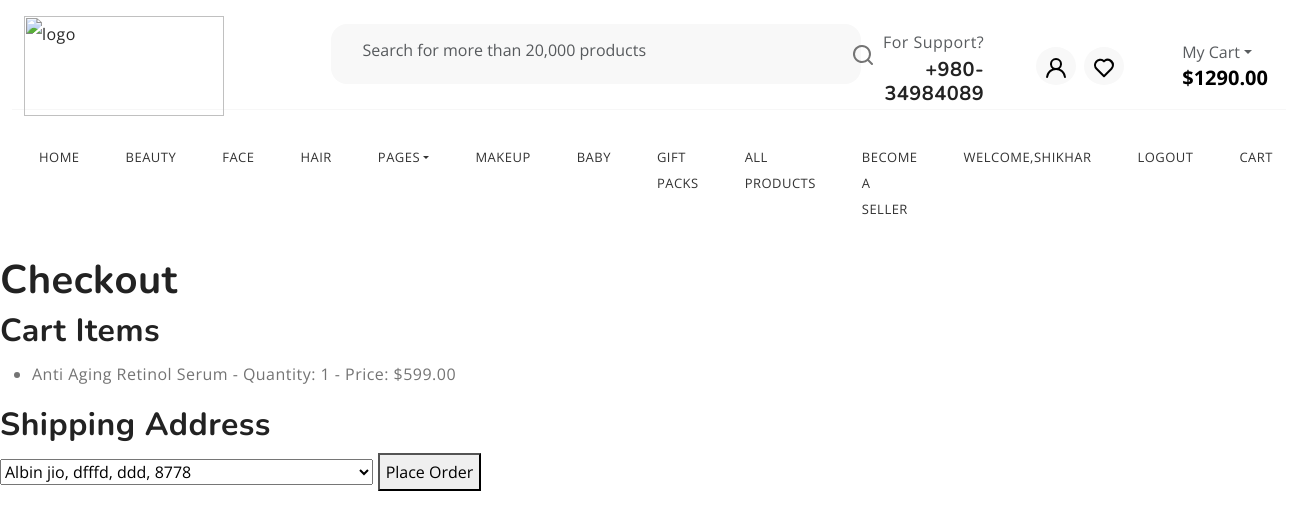
/checkout/ (signed in), run on an earlier commit of the app's database.
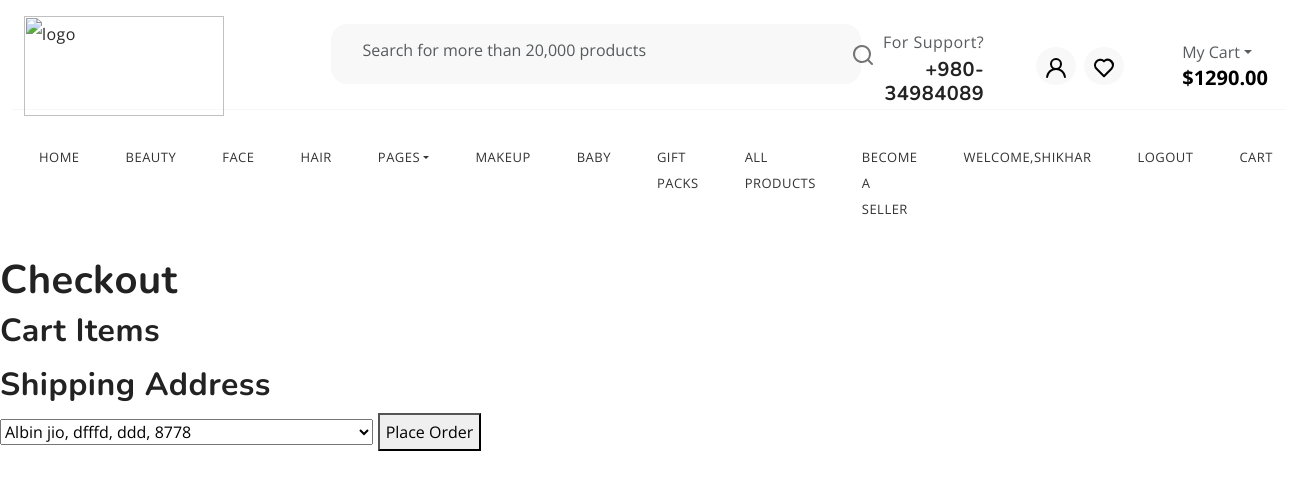
And on a later commit of the database.
### Home/models.py (models this page shows, shortened)
class Cart(models.Model):
    user = models.ForeignKey(CustomUser,on_delete=models.CASCADE)
    products = models.ForeignKey(Product,on_delete=models.CASCADE)
    product_quantity = models.IntegerField(null=False,blank=False)
    created_at = models.DateTimeField(auto_now_add=True)
    checked_out = models.BooleanField(default=False)
    @property
    def total_cost(self):
        return self.product_quantity*self.products.selling_price

class Product(models.Model):
    STATUS_CHOICES = (
        ('pending', 'Pending Review'),
        ('approved', 'Approved'),
        ('rejected', 'Rejected'),
    )
    ProductID = models.AutoField(primary_key=True)
    SubCategoryID = models.ForeignKey(SubCategory, on_delete=models.CASCADE)
    SellerID = models.ForeignKey(Seller, on_delete=models.CASCADE)
    ProductName = models.CharField(max_length=100)
    Description = RichTextUploadingField(null=True,blank=True)
    Ingredients = RichTextUploadingField(null=True,blank=True)
    original_Price = models.DecimalField(max_digits=10, decimal_places=2)
    selling_price = models.DecimalField(max_digits=10, decimal_places=2)
    StockQuantity = models.PositiveIntegerField()
    reorderlevel = models.PositiveIntegerField()
    image1 = models.ImageField(upload_to=getFileName, null=True, blank=True)
    image2 = models.ImageField(upload_to=getFileName, null=True, blank=True)
    bestseller = models.BooleanField(default=False,help_text="0-default,1-bestseller")
    hide = models.BooleanField(default=False, help_text="0-show,1-hidden")
    status = models.CharField(max_length=10, choices=STATUS_CHOICES, default='pending')

### Home/views.py (the view, shortened to what this page needs)
# urls.py: path('checkout/', views.checkout, name='checkout'),
def checkout(request):
    user = request.user
    cart_items = Cart.objects.filter(user=user, checked_out=False)
    addresses = Address.objects.filter(user=user)
    context = {
        'cart_items': cart_items,
        'addresses': addresses
    }
    return render(request, 'checkout.html', context)

### templates/checkout.html (shortened to what this page needs)
{% extends "base.html" %}
{% load static %}
{% block content %}
<!DOCTYPE html>
<html lang="en">
<head>
</head>
<body>
    <h1>Checkout</h1>
    <h2>Cart Items</h2>
    <ul>
        {% for item in cart_items %}
            <li>{{ item.products.ProductName }} - Quantity: {{ item.product_quantity }} - Price: ${{ item.total_cost }}</li>
        {% endfor %}
    </ul>
    <h2>Shipping Address</h2>
    <form method="POST" action="{% url 'checkout' %}">
        <select name="shipping_address" required>
            {% for address in addresses %}
                <option value="{{ address.id }}">{{ address.first_name }} {{ address.last_name }}, {{ address.street }}, {{ address.city }}, {{ address.zip_code }}</option>
            {% endfor %}
        </select>
        <button type="submit">Place Order</button>
    </form>
</body>
</html>
</html>
  {% endblock content %}

What changed in the data, as far as the page shows it:
no longer on this page (row edited): Cart: products.ProductName "Anti Aging Retinol Serum", product_quantity "1", total_cost "599.00"
